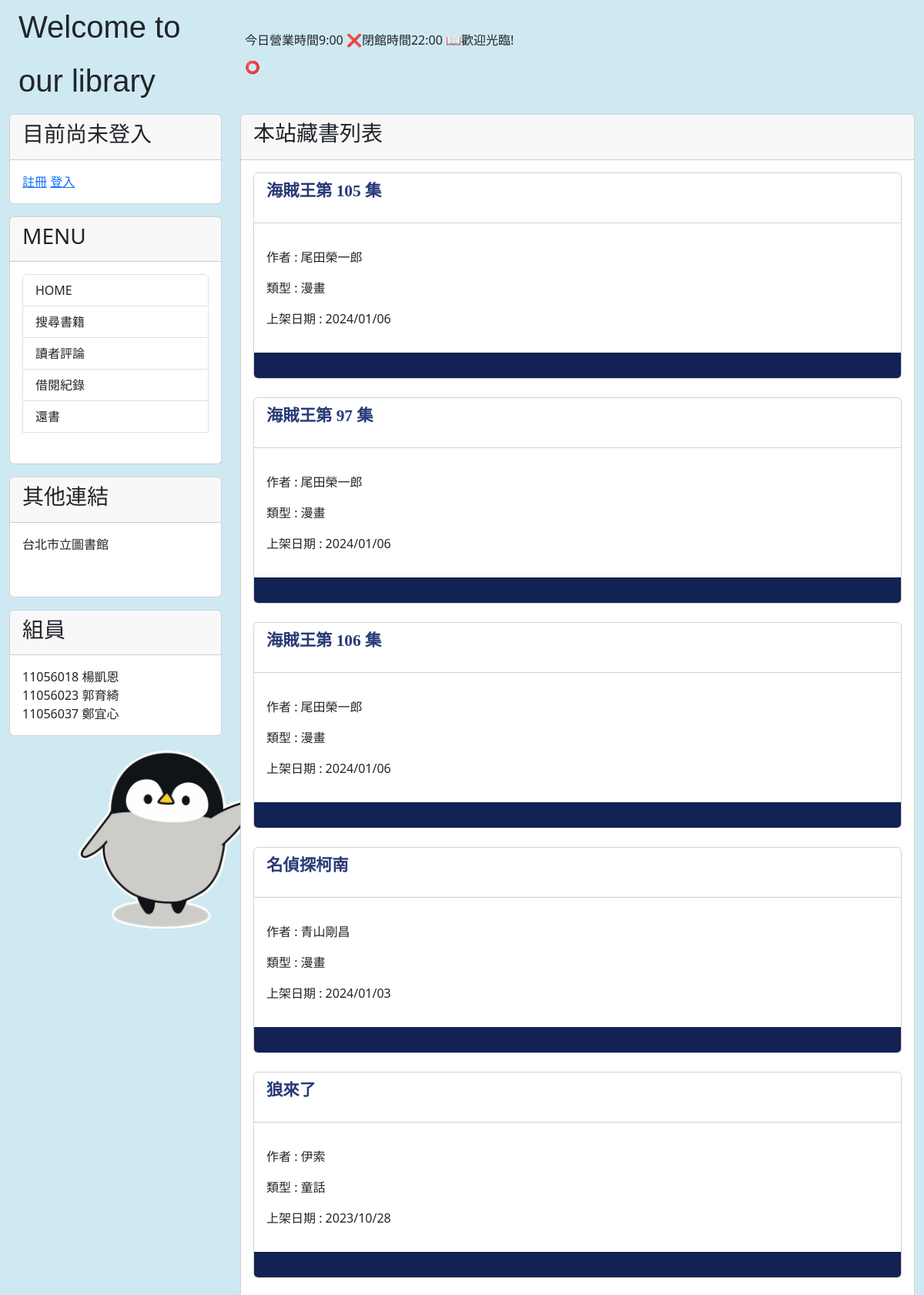
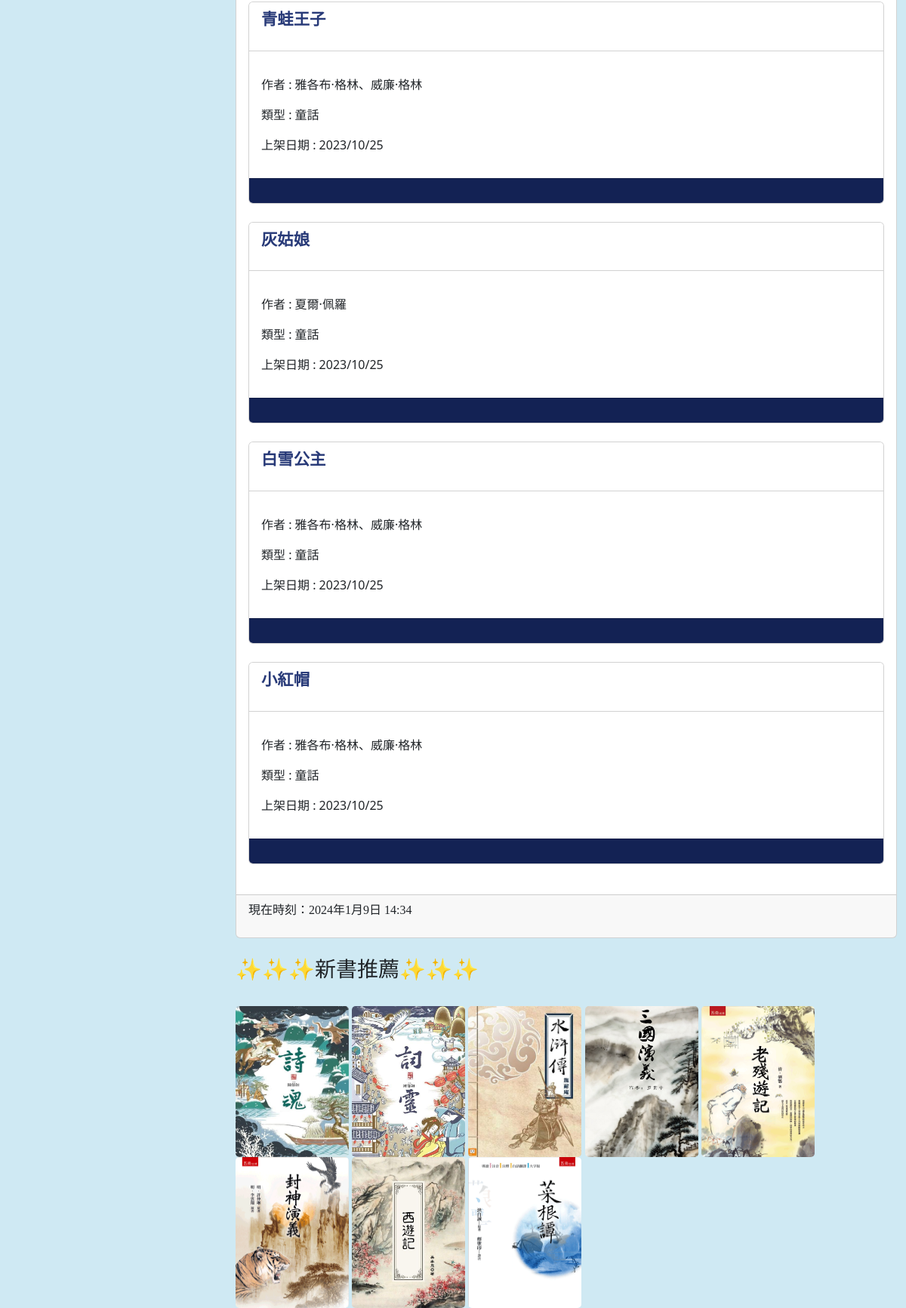
The page / on the database its author committed (2 pictures, top to bottom).
### mytext/models.py (models this page shows, shortened)
class Post(models.Model):
    GENRE_CHOICES = (
        ('童話', '童話'),
        ('漫畫', '漫畫'),
    )
    title = models.CharField(max_length=200)
    slug = models.CharField(max_length=200)
    genre = models.CharField(max_length=200, choices=GENRE_CHOICES)
    author = models.CharField(max_length=50)
    condition = models.TextField()
    quantity = models.IntegerField()
    body = models.TextField()
    pub_date = models.DateTimeField(auto_now_add=True)
    class Meta:
        ordering = ('-pub_date',)

### mytext/views.py (the view)
# urls.py: path('',mv.homepage, name='homepage'),
def homepage(request):
    posts = Post.objects.all()
    now = datetime.now()
    if request.user.is_authenticated:
        user_name = request.user.username
    else:
        user_name="未登入"
    return render(request ,'index.html', locals())

### mytext/templates/index.html (shortened to what this page needs)
{% extends "base.html" %}
{% block headmessage%} <h3 style='font-family:標楷體;'>本站藏書列表</a> {% endblock headmessage %}
{% block content%}
{% for post in posts %}
<div class='card'>
    <div class='card-header' style='background-color:#ffffff'>
            <p style='font-family:微軟正黑體;font-size:16pt;font-weight:bold;'>
                <a href='/post/{{post.slug}}' style="text-decoration:none; color:#283a78" >{{ post.title }}</a>
            </p>
    </div>
    <div class='card-body' style='background-color:#ffffff'>
        <p>
            <p>作者 : {{post.author}}</p>
            <p>類型 : {{post.genre}}</p>
            <p>上架日期 : {{ post.pub_date | date:"Y/m/d"}}</p>
        </p>
    </div>
    <div class='card-footer'  style='background-color:#132254'>
    </div>
</div>
<br>
{% endfor %}
{% endblock %}

### rows shown on the page
Post: title "海賊王第 105 集", author "尾田榮一郎", genre "漫畫", pub_date "2024/01/06"
Post: title "海賊王第 97 集", author "尾田榮一郎", genre "漫畫", pub_date "2024/01/06"
Post: title "海賊王第 106 集", author "尾田榮一郎", genre "漫畫", pub_date "2024/01/06"
Post: title "名偵探柯南", author "青山剛昌", genre "漫畫", pub_date "2024/01/03"
Post: title "狼來了", author "伊索", genre "童話", pub_date "2023/10/28"
Post: title "青蛙王子", author "雅各布·格林、威廉·格林", genre "童話", pub_date "2023/10/25"
Post: title "灰姑娘", author "夏爾·佩羅", genre "童話", pub_date "2023/10/25"
Post: title "白雪公主", author "雅各布·格林、威廉·格林", genre "童話", pub_date "2023/10/25"
Post: title "小紅帽", author "雅各布·格林、威廉·格林", genre "童話", pub_date "2023/10/25"
